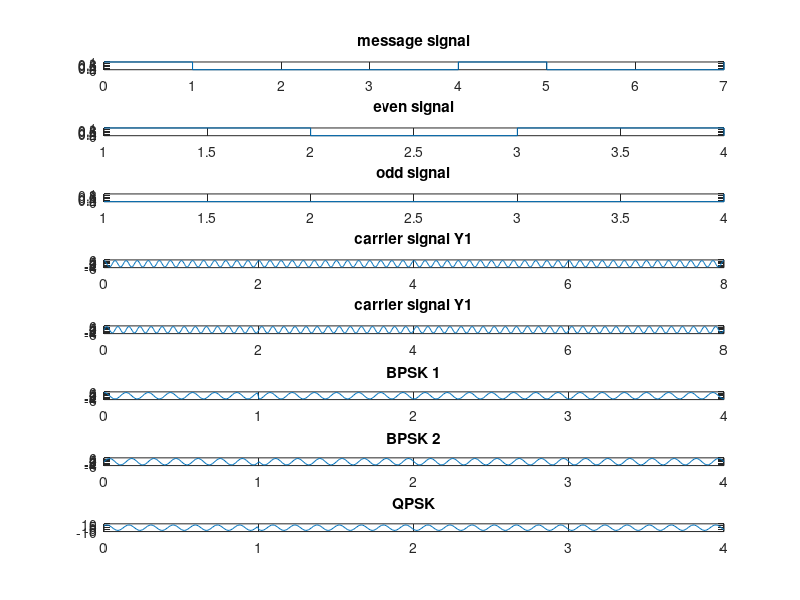

The MATLAB source for this figure:
clc 
clear all 
close all 

fc = 7;
a = 5; 
n = [1,0,0,0,1,0,0,1];
t1 = 0:0.01:length(n);
t2 = 0:7;
t3 = 1:4;
y1p = a*cos(2*pi*fc*t1);
y1n = -a*cos(2*pi*fc*t1);
y2p = a*sin(2*pi*fc*t1);
y2n = -a*sin(2*pi*fc*t1);

%plotting the orginal signal 
subplot(8,1,1);
stairs(t2,n);
title('message signal');
%plotting the odd signal and even signal
even = [1 0 1 0];
odd = [0 0 0 1];
t4 = 0:0.01:length(even);
subplot(8,1,2);
stairs(t3,even);
title('even signal');
subplot(8,1,3);
stairs(t3,odd);
title('odd signal');


        
%plotting the carrier signal 1
subplot(8,1,4);
plot(t1,y1p);
title('carrier signal Y1');




%plotting the carrier signal 2
subplot(8,1,5);
plot(t1,y2p);
title('carrier signal Y1');

%BPSK 1 
for i=1:4
    for j=(i-1)*100:i*100
        if(n(i)==1)
            w(j+1)=y1p(j+1);
        else
            w(j+1)=y1n(j+1);
        end
    end
end

subplot(8,1,6);
plot(t4,w);
title('BPSK 1');


%BPSK 2
for i=1:4
    for j=(i-1)*100:i*100
        if(n(i)==1)
            u(j+1)=y2p(j+1);
        else
            u(j+1)=y2n(j+1);
        end
    end
end
subplot(8,1,7);
plot(t4,u);
title('BPSK 2');
%QPSK 
qpsk = u+w; 
subplot(8,1,8);
plot(t4,qpsk);
title('QPSK');


